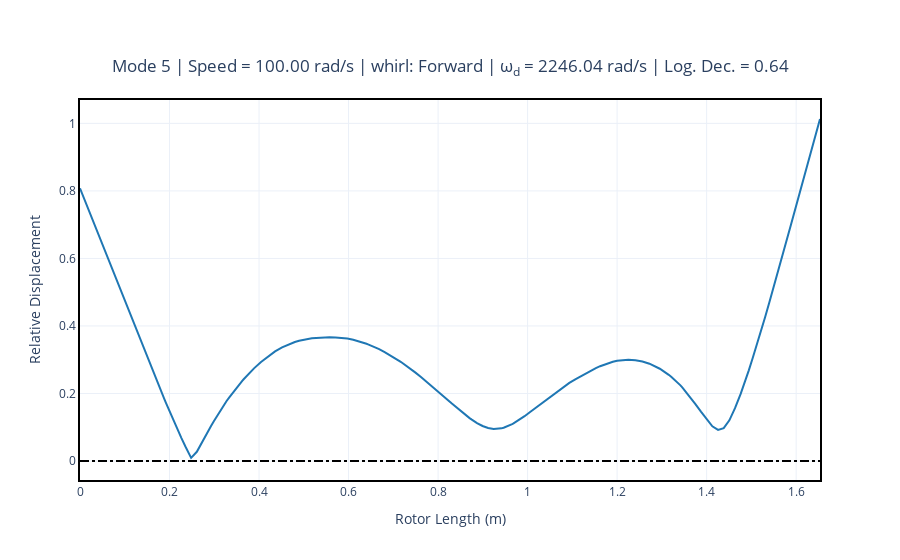

Notebook code cell kept with this figure:
### Markdown cell above
#### Plotting 2D view

Use the command `.plot_mode_2d(mode)`.

### Code cell
modal.plot_mode_2d(mode)

### Figure 1 — Plotly figure (JSON) as saved in the notebook; plotly's stock layout.template omitted (floating-point values rounded to 4 significant figures; data arrays with more than 128 entries replaced by an {"elided": "..."} marker saying what was removed)
{"data": [{"customdata": {"elided": "275 float values"}, "hovertemplate": "Displacement: %{y:.2f}<br>Angle rad: %{customdata:.2f}", "line": {"color": "#1f77b4"}, "mode": "lines", "name": "major", "showlegend": false, "type": "scatter", "x": {"elided": "275 float values"}, "y": {"elided": "275 float values"}}, {"hoverinfo": "none", "line": {"color": "black", "dash": "dashdot"}, "mode": "lines", "name": "centerline", "showlegend": false, "type": "scatter", "x": [0, 0.0355, 0.0715, 0.1255, 0.1685, 0.185, 0.199, 0.2355, 0.2865, 0.3115, 0.3275, 0.3517, 0.3562, 0.3688, 0.3888, 0.4515, 0.4895, 0.5275, 0.5575, 0.6105, 0.63, 0.6435, 0.693, 0.7126, 0.725, 0.774, 0.7937, 0.806, 0.8555, 0.8753, 0.887, 0.9365, 0.9565, 0.9685, 1.018, 1.038, 1.051, 1.108, 1.134, 1.172, 1.21, 1.272, 1.292, 1.305, 1.309, 1.333, 1.349, 1.375, 1.425, 1.476, 1.512, 1.549, 1.562, 1.597, 1.621, 1.653], "y": [0, 0, 0, 0, 0, 0, 0, 0, 0, 0, 0, 0, 0, 0, 0, 0, 0, 0, 0, 0, 0, 0, 0, 0, 0, 0, 0, 0, 0, 0, 0, 0, 0, 0, 0, 0, 0, 0, 0, 0, 0, 0, 0, 0, 0, 0, 0, 0, 0, 0, 0, 0, 0, 0, 0, 0]}], "layout": {"title": {"text": "<br>Mode 5 | Speed = 100.00 rad/s | whirl: Forward | ω<sub>d</sub> = 2246.04 rad/s | Log. Dec. = 0.64", "x": 0.5, "xanchor": "center"}, "xaxis": {"title": {"text": "Rotor Length (m)"}}, "yaxis": {"title": {"text": "Relative Displacement"}}}}
